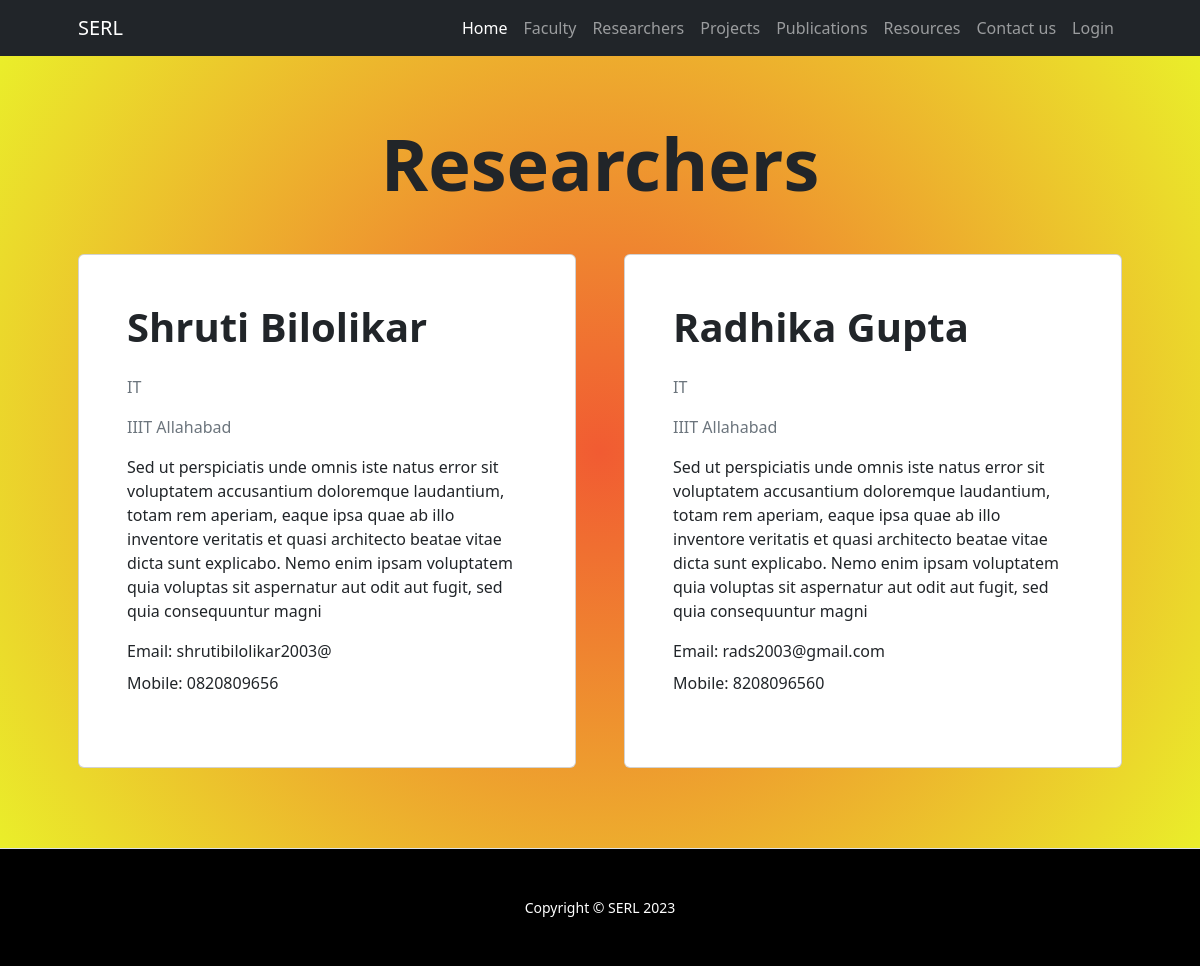
Before: /frontResearcher.php with the older database file.
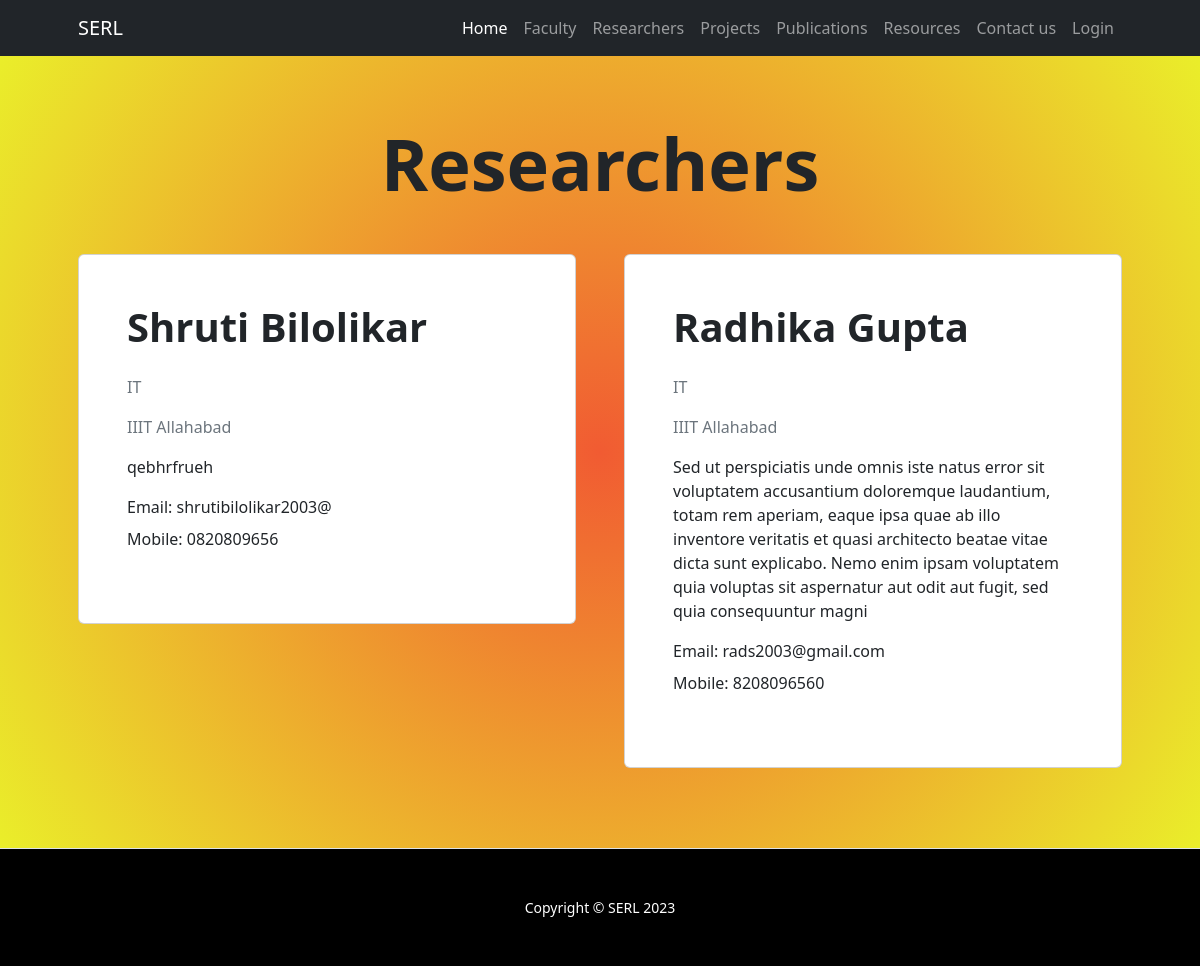
After: the same page with the newer database file.
### tables this page shows
CREATE TABLE `researcher` (
  `researcherID` varchar(20) NOT NULL,
  `name` varchar(50) NOT NULL,
  `mobile` varchar(10) NOT NULL,
  `description` varchar(500) NOT NULL,
  `email` varchar(50) NOT NULL,
  `department` varchar(20) NOT NULL,
  `password` varchar(20) NOT NULL
);

### frontResearcher.php (the view, shortened to what this page needs)
<?php
    $conn=mysqli_connect('localhost','root','','serl') or die("Connection failed" .mysqli_connect_error());
    $query="SELECT * FROM researcher";
    $result=mysqli_query($conn,$query);
?>
<!DOCTYPE html>
<html lang="en">
<head>
    <link href="https://cdn.jsdelivr.net/npm/bootstrap-icons@1.4.1/font/bootstrap-icons.css" rel="stylesheet" />
    <link href="styles.css" rel="stylesheet" />
</head>
<body>
<nav class="navbar navbar-expand-lg navbar-dark bg-dark">
            <div class="container px-5">
                <a class="navbar-brand" href="#!">SERL</a>
                <div class="collapse navbar-collapse" id="navbarSupportedContent">
                    <ul class="navbar-nav ms-auto mb-2 mb-lg-0">
                        <li class="nav-item"><a class="nav-link active" aria-current="page" href="index.php">Home</a></li>
                        <li class="nav-item"><a class="nav-link" href="frontFaculty.php">Faculty</a></li>
                        <li class="nav-item"><a class="nav-link" href="frontResearcher.php">Researchers</a></li>
                        <li class="nav-item"><a class="nav-link" href="frontProject.php">Projects</a></li>
                        <li class="nav-item"><a class="nav-link" href="frontPublication.php">Publications</a></li>
                        <li class="nav-item"><a class="nav-link" href="resources.php">Resources</a></li>
                        <li class="nav-item"><a class="nav-link" href="contact.php">Contact us</a></li>
                        <li class="nav-item"><a class="nav-link" href="login.php">Login</a></li>
                    </ul>
                </div>
            </div>
        </nav>
        <section class="bg-light py-3 border-bottom" style="background: rgb(241,91,50);
background: radial-gradient(circle, rgba(241,91,50,1) 0%, rgba(234,238,42,1) 100%);">
    <div class="container px-5 my-5">
        <div class="text-center mb-5">
            <h2 class="display-2 fw-bolder">Researchers</h2>
        </div>
        <div class="row gx-5 justify-content-center">
        <?php
                while($row=mysqli_fetch_assoc($result)){
            ?>
            <div class="col-lg-8 col-xl-6">
                <div class="card mb-5 mb-xl-3">
                    <div class="card-body p-5">
                        <div class="mb-3">
                            <span class="display-6 fw-bold"><?php echo $row['name'];?></span>
                            <div><?php echo "<img src='".$row['img_source']."' width= '50%'>" ;?></div>
                            <p class="text-muted"><?php echo $row['department'];?></p>
                            <p class="text-muted"><?php echo "IIIT Allahabad";?></p>
                        </div>
                        <ul class="list-unstyled mb-4">
                            <li class="mb-2">
                            <p><?php echo $row['description'];?></p>
                            </li>
                            <li class="mb-2">
                            <?php echo "Email: "?>
                            <?php echo $row['email'];?>
                            </li>
                            <li class="mb-2">
                            <?php echo "Mobile: "?>
                            <?php echo $row['mobile'];?>
                        </ul>
                    </div>
                </div>
            </div>
            <?php
                }
            ?>
        </div>
    </div>
</section>
<footer class="py-5 bg-black">
            <div class="container px-5"><p class="m-0 text-center text-white small">Copyright &copy; SERL 2023</p></div>
        </footer>
</body>
</html>

Changed rows visible on the page:
changed researcher "Shruti Bilolikar": description "Sed ut perspiciatis unde omnis iste natus error sit voluptatem accusantium doloremque laudantium, totam rem aperiam, eaque ipsa quae ab illo inventore veritatis et quasi architecto beatae vitae dicta sunt explicabo. Nemo enim ipsam voluptatem quia voluptas sit aspernatur aut odit aut fugit, sed quia consequuntur magni" → "qebhrfrueh"
